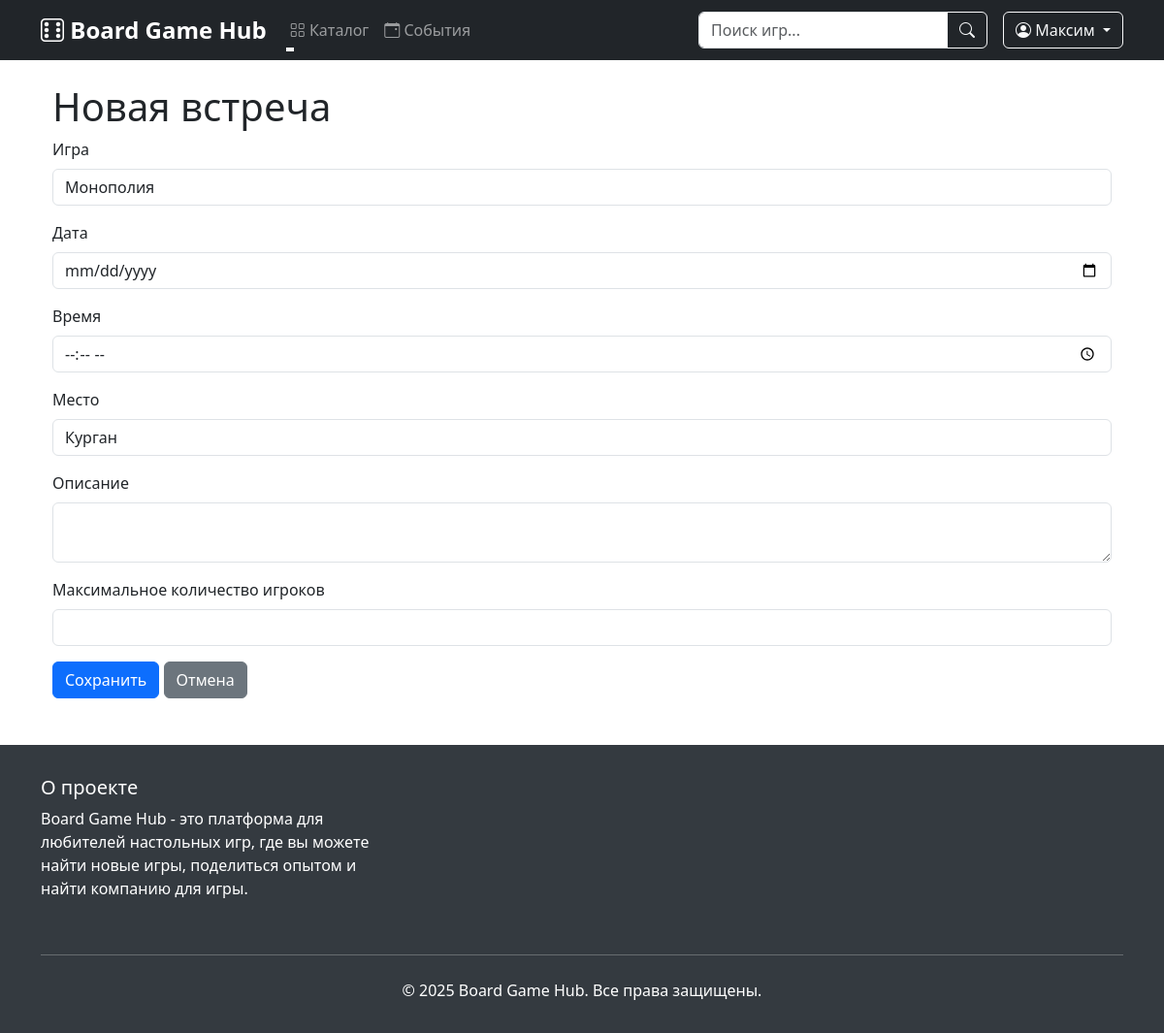
The page /game_sessions/new (signed in) on the database as committed earlier.
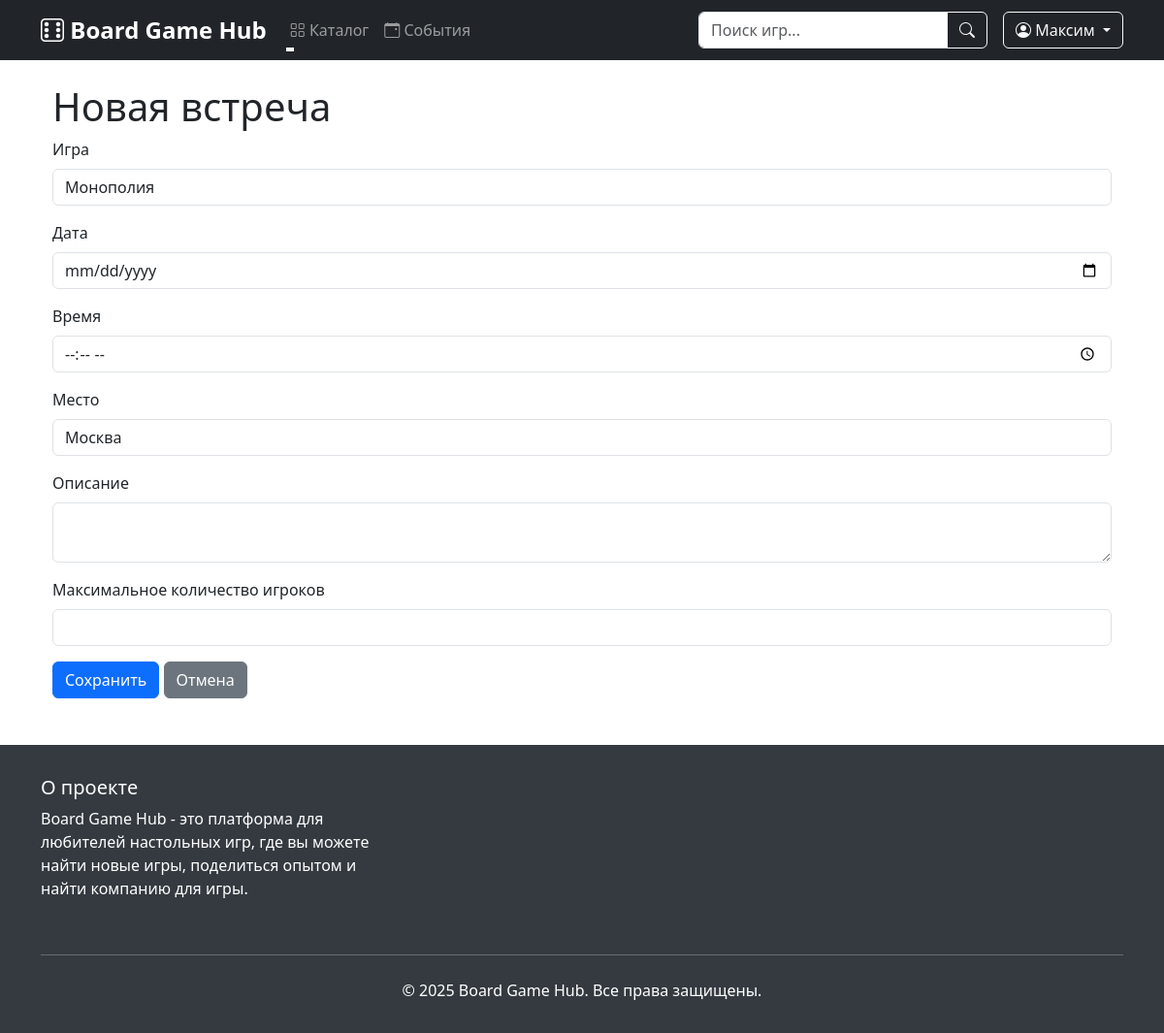
The same page on the database as committed later.
### data/users.py (models this page shows, shortened)
class User(SqlAlchemyBase, UserMixin):
    __tablename__ = 'users'
    id = sqlalchemy.Column(sqlalchemy.Integer, primary_key=True, autoincrement=True)
    surname = sqlalchemy.Column(sqlalchemy.String, nullable=True)
    name = sqlalchemy.Column(sqlalchemy.String, nullable=True)
    age = sqlalchemy.Column(sqlalchemy.Integer, nullable=True)
    favorite_genres = sqlalchemy.Column(sqlalchemy.String, nullable=True)
    location = sqlalchemy.Column(sqlalchemy.String, nullable=True)
    email = sqlalchemy.Column(sqlalchemy.String, unique=True, index=True, nullable=True)
    hashed_password = sqlalchemy.Column(sqlalchemy.String, nullable=True)
    added_games = orm.relationship("Game", back_populates="user")
    created_sessions = orm.relationship("GameSession", back_populates="creator")
    reviews = orm.relationship('Review', back_populates='user')

### main.py (the view, shortened to what this page needs)
@app.route('/game_sessions/new', methods=['GET', 'POST'])
@login_required
def game_session_new():
    form = GameSessionForm()
    db_sess = db_session.create_session()
    try:
        games = db_sess.query(Game).all()
        form.game.choices = [(g.id, g.title) for g in games]
        if request.method == "GET":
            form.location.data = current_user.location or ""  # Используем пустую строку если location=None
    except Exception as e:
        db_sess.rollback()
        flash(f'Ошибка при создании встречи: {str(e)}', 'danger')
    finally:
        db_sess.close()
    return render_template('game_session_form.html',
                           title='Новая встреча',
                           form=form)

### forms/game_session.py
class GameSessionForm(FlaskForm):
    game = SelectField('Игра', coerce=int, validators=[DataRequired()])
    date = DateField('Дата', format='%Y-%m-%d', validators=[DataRequired()])
    time = TimeField('Время', format='%H:%M', validators=[DataRequired()])
    location = StringField('Место', validators=[DataRequired()])
    description = TextAreaField('Описание', validators=[DataRequired()])
    max_players = IntegerField('Максимальное количество игроков', validators=[DataRequired()])
    submit = SubmitField('Сохранить')

### data/db_session.py (called while the page is built)
def create_session() -> Session:
    global __factory
    return __factory()

### main.py (called while the page is built)
@login_manager.user_loader
def load_user(user_id):
    db_sess = db_session.create_session()
    user = db_sess.get(User, user_id)
    db_sess.close()
    return user

@app.context_processor
def utility_processor():
    def get_unique_genres():
        db_sess = db_session.create_session()
        try:
            genres = db_sess.query(Game.genre).distinct().all()
            return [genre[0] for genre in genres if genre[0]]
        finally:
            db_sess.close()
    return dict(get_unique_genres=get_unique_genres)

### templates/game_session_form.html (shortened to what this page needs)
{% extends "base.html" %}
{% block content %}
<div class="container mt-4">
    <h1>{{ title }}</h1>
    <form action="" method="post">
        <div class="mb-3">
            <label for="game" class="form-label">{{ form.game.label }}</label>
            {{ form.game(class="form-control") }}
        </div>
        <div class="mb-3">
            <label for="date" class="form-label">{{ form.date.label }}</label>
            {{ form.date(class="form-control", type="date") }}
        </div>
        <div class="mb-3">
            <label for="time" class="form-label">{{ form.time.label }}</label>
            {{ form.time(class="form-control", type="time") }}
        </div>
        <div class="mb-3">
            <label for="location" class="form-label">{{ form.location.label }}</label>
            {{ form.location(class="form-control") }}
        </div>
        <div class="mb-3">
            <label for="description" class="form-label">{{ form.description.label }}</label>
            {{ form.description(class="form-control") }}
        </div>
        <div class="mb-3">
            <label for="max_players" class="form-label">{{ form.max_players.label }}</label>
            {{ form.max_players(class="form-control", type="number", min="2") }}
        </div>
        {{ form.submit(type="submit", class="btn btn-primary") }}
        <a href="{{ url_for('game_sessions') }}" class="btn btn-secondary">Отмена</a>
    </form>
</div>
{% endblock %}

### templates/base.html (shortened to what this page needs)
<!DOCTYPE html>
<html lang="ru">
<head>
    <link href="https://cdn.jsdelivr.net/npm/bootstrap@5.3.0/dist/css/bootstrap.min.css" rel="stylesheet">
    <link rel="stylesheet" href="https://cdn.jsdelivr.net/npm/bootstrap-icons@1.7.2/font/bootstrap-icons.css">
    <link rel="stylesheet" href="https://cdnjs.cloudflare.com/ajax/libs/font-awesome/6.5.1/css/all.min.css">
    <link rel="stylesheet" href="{{ url_for('static', filename='css/notifications.css') }}">
</head>
<body>
    <nav class="navbar navbar-expand-lg navbar-dark bg-dark sticky-top">
        <div class="container">
            <a class="navbar-brand" href="{{ url_for('index') }}">
                <i class="bi bi-dice-6"></i> Board Game Hub
            </a>
            <div class="collapse navbar-collapse" id="navbarNav">
                <ul class="navbar-nav me-auto">
                    <li class="nav-item dropdown">
                        <a class="nav-link dropdown-toggle" href="#" role="button" data-bs-toggle="dropdown">
                            <i class="bi bi-grid"></i> Каталог
                        </a>
                    </li>
                    <li class="nav-item">
                        <a class="nav-link" href="{{ url_for('game_sessions') }}">
                            <i class="bi bi-calendar-event"></i> События
                        </a>
                    </li>
                </ul>
                <form class="d-flex me-3" action="{{ url_for('index') }}" method="get">
                    <div class="input-group">
                        <input class="form-control" type="search" name="search" placeholder="Поиск игр..."
                               aria-label="Search" value="{{ request.args.get('search', '') }}">
                        <button class="btn btn-outline-light" type="submit">
                            <i class="bi bi-search"></i>
                        </button>
                    </div>
                </form>
                <div class="d-flex">
                    {% if current_user.is_authenticated %}
                        <div class="dropdown">
                            <button class="btn btn-outline-light dropdown-toggle" type="button" data-bs-toggle="dropdown">
                                <i class="bi bi-person-circle"></i> {{ current_user.name }}
                            </button>
                        </div>
                    {% endif %}
                </div>
            </div>
        </div>
    </nav>
    <div class="container mt-4">
        {% block content %}{% endblock %}
    </div>
    <footer class="footer">
        <div class="container">
            <div class="row">
                <div class="col-md-4 mb-3">
                    <h5>О проекте</h5>
                    <p>Board Game Hub - это платформа для любителей настольных игр, где вы можете найти новые игры,
                       поделиться опытом и найти компанию для игры.</p>
                </div>
            </div>
            <hr class="mt-4 mb-4">
            <div class="text-center">
                <p class="mb-0">© 2025 Board Game Hub. Все права защищены.</p>
            </div>
        </div>
    </footer>
</body>
</html>

Rows that differ between the two databases and show on the page:
changed User "Максим": location "Курган" → "Москва"
